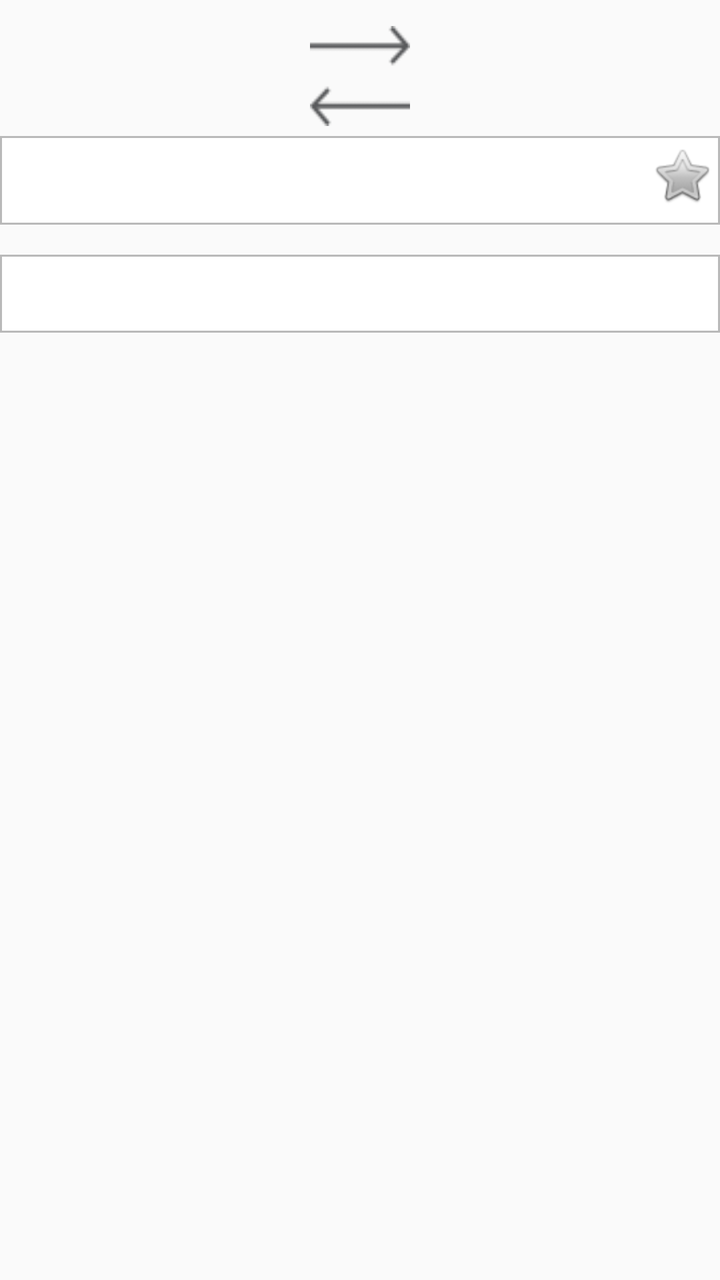
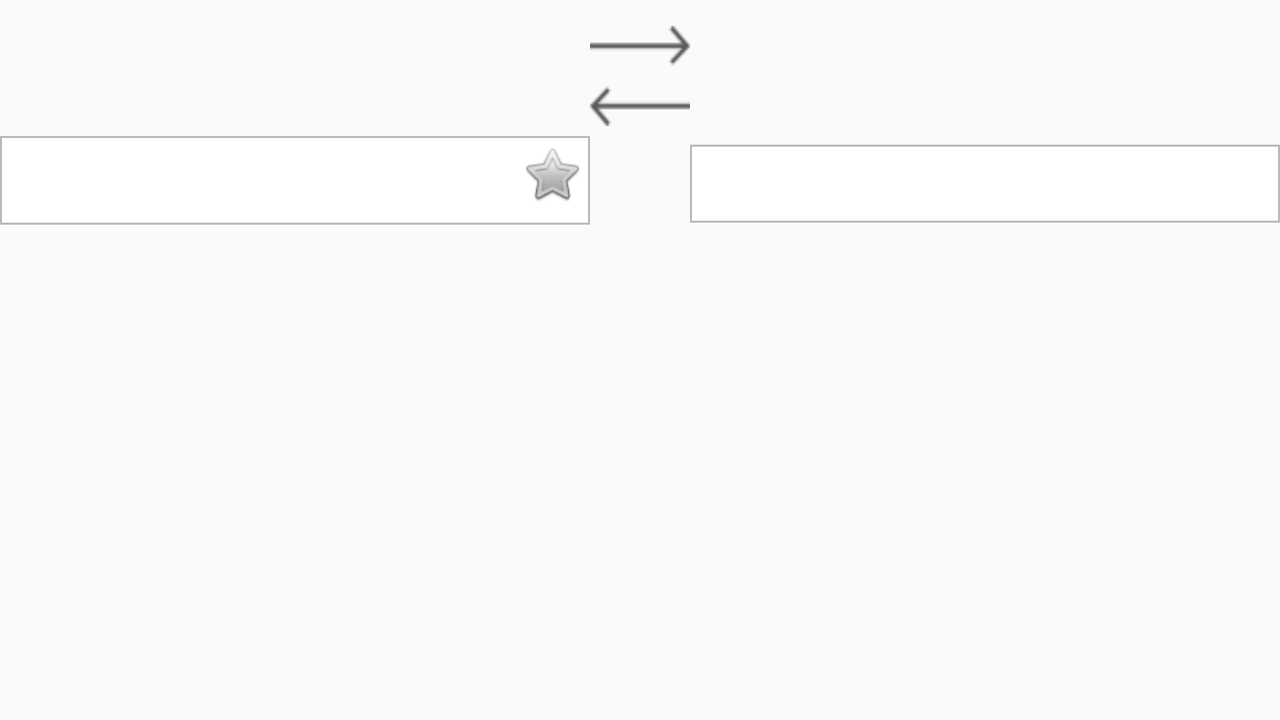

Two renders of one Android screen. The first uses the default layout on a phone; the second uses the alternative layout the repository ships for a different screen configuration, on a matching device. The two XML files are below.
<!-- AndroidManifest.xml: application theme AppTheme -->
<!-- res/layout/translate_fragment.xml -->
<?xml version="1.0" encoding="utf-8"?>
<RelativeLayout xmlns:android="http://schemas.android.com/apk/res/android"
    xmlns:app="http://schemas.android.com/apk/res-auto"
    xmlns:tools="http://schemas.android.com/tools"
    android:layout_width="match_parent"
    android:layout_height="match_parent"
    android:clickable="true"
    android:orientation="vertical">

    <TextView
        android:id="@+id/langFrom"
        android:layout_width="wrap_content"
        android:layout_height="wrap_content"
        android:layout_alignParentStart="true"
        android:layout_alignParentLeft="true"
        android:layout_alignParentTop="true"
        android:layout_marginTop="24dp"
        android:layout_toStartOf="@+id/button"
        android:layout_toLeftOf="@+id/button"
        android:paddingBottom="10dp"
        android:paddingLeft="5dp"
        android:paddingRight="15dp"
        android:paddingTop="10dp" />

    <EditText
        android:id="@+id/editText"
        android:layout_width="match_parent"
        android:layout_height="wrap_content"
        android:layout_alignParentLeft="true"
        android:layout_alignParentStart="true"
        android:layout_below="@+id/langFrom"
        android:layout_marginTop="5dp"
        android:background="@drawable/edit_text_my"
        android:ems="10"
        android:inputType="textMultiLine"
        android:padding="10dip" />

    <TextView
        android:id="@+id/langTo"
        android:layout_width="wrap_content"
        android:layout_height="wrap_content"
        android:layout_above="@+id/editText"
        android:layout_alignParentEnd="true"
        android:layout_alignParentRight="true"
        android:layout_toEndOf="@+id/button"
        android:layout_toRightOf="@+id/button"
        android:gravity="right"
        android:paddingBottom="10dp"
        android:paddingLeft="15dp"
        android:paddingRight="5dp"
        android:paddingTop="10dp" />

    <TextView
        android:id="@+id/editText2"
        android:layout_width="match_parent"
        android:layout_height="wrap_content"
        android:layout_alignParentEnd="true"
        android:layout_alignParentRight="true"
        android:layout_alignParentStart="true"
        android:layout_alignParentLeft="true"
        android:layout_below="@+id/editText"
        android:layout_marginTop="@dimen/layoutmargin_right"
        android:layout_toStartOf="@+id/addFavorite"
        android:layout_toLeftOf="@+id/addFavorite"
        android:background="@drawable/edit_text_my"
        android:ems="10"
        android:gravity="top"
        android:inputType="none"
        android:padding="10dip"
        android:textAlignment="gravity" />

    <Button
        android:id="@+id/button"
        android:layout_width="50dp"
        android:layout_height="50dp"
        android:layout_alignBottom="@+id/langFrom"
        android:layout_centerHorizontal="true"
        android:background="@drawable/swap_ico" />

    <ToggleButton
        android:id="@+id/addFavorite"
        android:layout_width="35dp"
        android:layout_height="wrap_content"
        android:layout_alignParentEnd="true"
        android:layout_alignParentRight="true"
        android:background="@android:color/transparent"
        android:button="@android:drawable/btn_star_big_off"
        android:textOff=""
        android:textOn=""
        android:layout_above="@+id/editText2"
        android:layout_below="@+id/langTo" />

</RelativeLayout>
<!-- resources referenced by this layout -->
<resources>
  <dimen name="layoutmargin_right">15dp</dimen>
  <!-- drawable edit_text_my (drawable) -->
  <?xml version="1.0" encoding="utf-8"?>
  <shape xmlns:android="http://schemas.android.com/apk/res/android"
      android:shape="rectangle">
      <solid android:color="#FFFFFF"/>
      <stroke android:width="1dip" android:color="#b9b9b9" />
  </shape>
  <!-- drawable swap_ico: png bitmap (drawable, 816 bytes) -->
  <style name="AppTheme" parent="Theme.AppCompat.Light.DarkActionBar">
          
          <item name="colorPrimary">@color/colorPrimary</item>
          <item name="colorPrimaryDark">@color/colorPrimaryDark</item>
          <item name="colorAccent">@color/colorAccent</item>
  
          <item name="windowNoTitle">true</item>
          <item name="windowActionBar">false</item>
  
      </style>
  <color name="colorPrimary">#239700</color>
  <color name="colorPrimaryDark">#000000</color>
  <color name="colorAccent">#187000</color>
</resources>
<!-- res/layout-land/translate_fragment.xml (the repository's variant of the layout above) -->
<!-- drawn on the phone turned sideways -->
<?xml version="1.0" encoding="utf-8"?>
<RelativeLayout xmlns:android="http://schemas.android.com/apk/res/android"
    xmlns:app="http://schemas.android.com/apk/res-auto"
    xmlns:tools="http://schemas.android.com/tools"
    android:layout_width="match_parent"
    android:layout_height="match_parent"
    android:clickable="true"
    android:orientation="vertical">

    <TextView
        android:id="@+id/langFrom"
        android:layout_width="wrap_content"
        android:layout_height="wrap_content"
        android:layout_alignParentStart="true"
        android:layout_alignParentLeft="true"
        android:layout_alignParentTop="true"
        android:layout_marginTop="24dp"
        android:layout_toStartOf="@+id/button"
        android:layout_toLeftOf="@+id/button"
        android:paddingBottom="10dp"
        android:paddingLeft="5dp"
        android:paddingRight="15dp"
        android:paddingTop="10dp" />

    <EditText
        android:id="@+id/editText"
        android:layout_width="match_parent"
        android:layout_height="wrap_content"
        android:layout_alignParentLeft="true"
        android:layout_alignParentStart="true"
        android:layout_below="@+id/langFrom"
        android:layout_marginTop="5dp"
        android:background="@drawable/edit_text_my"
        android:ems="10"
        android:inputType="textMultiLine"
        android:padding="10dip"
        android:paddingRight="30dp"
        android:layout_toStartOf="@+id/button" />

    <TextView
        android:id="@+id/langTo"
        android:layout_width="wrap_content"
        android:layout_height="wrap_content"
        android:layout_above="@+id/editText"
        android:layout_alignParentEnd="true"
        android:layout_alignParentRight="true"
        android:layout_toEndOf="@+id/button"
        android:layout_toRightOf="@+id/button"
        android:gravity="right"
        android:paddingBottom="10dp"
        android:paddingLeft="15dp"
        android:paddingRight="5dp"
        android:paddingTop="10dp" />

    <TextView
        android:id="@+id/editText2"
        android:layout_width="match_parent"
        android:layout_height="wrap_content"
        android:background="@drawable/edit_text_my"
        android:ems="10"
        android:gravity="top"
        android:inputType="none"
        android:padding="10dip"
        android:textAlignment="gravity"
        android:layout_alignBaseline="@+id/editText"
        android:layout_alignBottom="@+id/editText"
        android:layout_alignParentRight="true"
        android:layout_alignParentEnd="true"
        android:layout_toRightOf="@+id/button"
        android:layout_toEndOf="@+id/button" />

    <Button
        android:id="@+id/button"
        android:layout_width="50dp"
        android:layout_height="50dp"
        android:layout_alignBottom="@+id/langFrom"
        android:layout_centerHorizontal="true"
        android:background="@drawable/swap_ico" />

    <ToggleButton
        android:id="@+id/addFavorite"
        android:layout_width="35dp"
        android:layout_height="wrap_content"
        android:background="@android:color/transparent"
        android:button="@android:drawable/btn_star_big_off"
        android:textOff=""
        android:textOn=""
        android:layout_below="@+id/langFrom"
        android:layout_toLeftOf="@+id/button"
        android:layout_toStartOf="@+id/button" />

</RelativeLayout>
<!-- resources referenced by the variant -->
<!-- as the phone turned sideways resolves them -->
<resources>
  <!-- drawable edit_text_my (drawable) -->
  <?xml version="1.0" encoding="utf-8"?>
  <shape xmlns:android="http://schemas.android.com/apk/res/android"
      android:shape="rectangle">
      <solid android:color="#FFFFFF"/>
      <stroke android:width="1dip" android:color="#b9b9b9" />
  </shape>
  <!-- drawable swap_ico: png bitmap (drawable, 816 bytes) -->
  <style name="AppTheme" parent="Theme.AppCompat.Light.DarkActionBar">
          
          <item name="colorPrimary">@color/colorPrimary</item>
          <item name="colorPrimaryDark">@color/colorPrimaryDark</item>
          <item name="colorAccent">@color/colorAccent</item>
  
          <item name="windowNoTitle">true</item>
          <item name="windowActionBar">false</item>
  
      </style>
  <color name="colorPrimary">#239700</color>
  <color name="colorPrimaryDark">#000000</color>
  <color name="colorAccent">#187000</color>
</resources>
